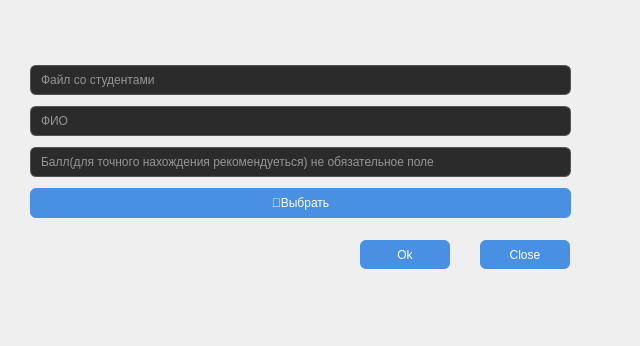
<?xml version="1.0" encoding="UTF-8"?>
<ui version="4.0">
 <class>FindStudentDialog</class>
 <widget class="QDialog" name="FindStudentDialog">
  <property name="geometry">
   <rect>
    <x>0</x>
    <y>0</y>
    <width>640</width>
    <height>346</height>
   </rect>
  </property>
  <property name="windowTitle">
   <string>Dialog</string>
  </property>
  <property name="styleSheet">
   <string notr="true">
/* === QLineEdit поля === */
QLineEdit {
    background-color: #ffffff;
    border: 1px solid #cccccc;
    border-radius: 6px;
    padding: 6px 8px;
    selection-background-color: #a8d0ff;
}

/* === QTextEdit === */
QTextEdit {
    background-color: #ffffff;
    border: 1px solid #cccccc;
    border-radius: 6px;
    padding: 6px;
    selection-background-color: #a8d0ff;
}

/* === QPushButton === */
QPushButton {
    background-color: #4a90e2;
    color: white;
    border: none;
    border-radius: 6px;
    padding: 8px 16px;
}

QPushButton:hover {
    background-color: #357abd;
}

QPushButton:pressed {
    background-color: #2a5d9f;
}

/* === QDialogButtonBox кнопки === */
QDialogButtonBox QPushButton {
    min-width: 80px;
}

/* === QLabels === */
QLabel {
    font-weight: 500;
}

/* === QLineEdit поля (тёмная тема) === */
QLineEdit {
    background-color: #2b2b2b;    /* тёмный фон */
    color: #ffffff;               /* белый текст */
    border: 1px solid #555555;    /* тёмная граница */
    border-radius: 6px;
    padding: 6px 8px;
    selection-background-color: #4a90e2; /* цвет выделения */
    selection-color: #ffffff;             /* цвет текста при выделении */
}

/* === Эффект при фокусе === */
QLineEdit:focus {
    border: 2px solid #4a90e2;
    outline: none;
}</string>
  </property>
  <widget class="QPushButton" name="btnOk">
   <property name="geometry">
    <rect>
     <x>360</x>
     <y>240</y>
     <width>90</width>
     <height>29</height>
    </rect>
   </property>
   <property name="text">
    <string>Ok</string>
   </property>
  </widget>
  <widget class="QPushButton" name="btnClose">
   <property name="geometry">
    <rect>
     <x>480</x>
     <y>240</y>
     <width>90</width>
     <height>29</height>
    </rect>
   </property>
   <property name="text">
    <string>Close</string>
   </property>
  </widget>
  <widget class="QWidget" name="verticalLayoutWidget">
   <property name="geometry">
    <rect>
     <x>30</x>
     <y>60</y>
     <width>541</width>
     <height>167</height>
    </rect>
   </property>
   <layout class="QVBoxLayout" name="verticalLayout">
    <item>
     <widget class="QLineEdit" name="lineEditFile">
      <property name="placeholderText">
       <string>Файл со студентами</string>
      </property>
     </widget>
    </item>
    <item>
     <widget class="QLineEdit" name="lineEditName">
      <property name="placeholderText">
       <string>ФИО</string>
      </property>
     </widget>
    </item>
    <item>
     <widget class="QLineEdit" name="lineEditBall">
      <property name="placeholderText">
       <string>Балл(для точного нахождения рекомендуеться) не обязательное поле</string>
      </property>
     </widget>
    </item>
    <item>
     <widget class="QPushButton" name="btnBrowse">
      <property name="text">
       <string>📂Выбрать</string>
      </property>
     </widget>
    </item>
   </layout>
  </widget>
 </widget>
 <resources/>
 <connections/>
</ui>
